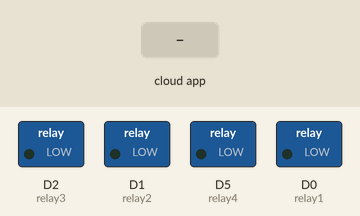
Simulated run of this sketch. Board: ESP8266 (NodeMCU). On the bench: switched loads named in the sketch (green lamp = pin HIGH). The inputs (shaded band) are chosen by the test bench. WiFi joins after 1.5 s; servers stay silent unless stated; the Firebase database answers and starts empty; what the sketch prints to the serial monitor is not drawn.

Above: at 2.7 s.
2.8 s: the phone or cloud app sets relay1 to 1
At 4.8 s:
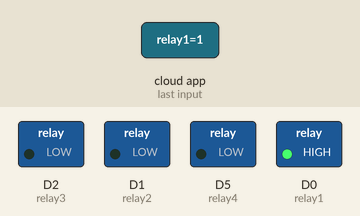
5.1 s: the phone or cloud app sets relay2 to 1
At 7.0 s:
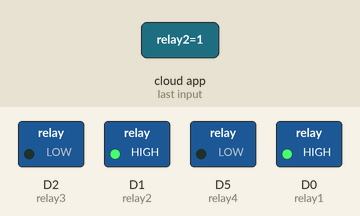
7.3 s: the phone or cloud app sets relay3 to 1
At 8.3 s:
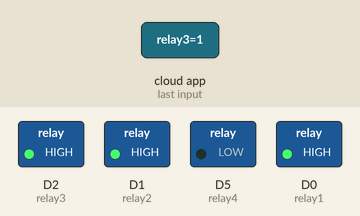
9.4 s: the phone or cloud app sets relay4 to 1
At 10.6 s:
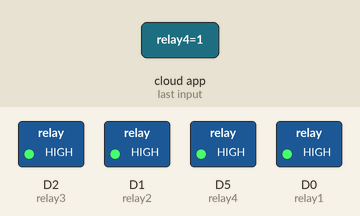
11.6 s: the phone or cloud app sets relay1 to 0
At 12.4 s:
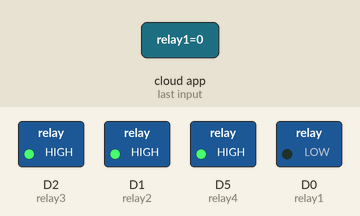
13.1 s: the phone or cloud app sets relay2 to 0
At 14.7 s:
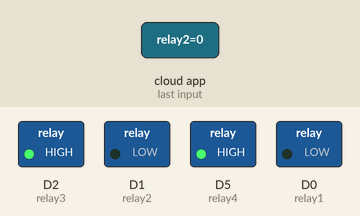
Timing chart, 0 to 16.2 s (numbered marks = the images above; inputs shaded):
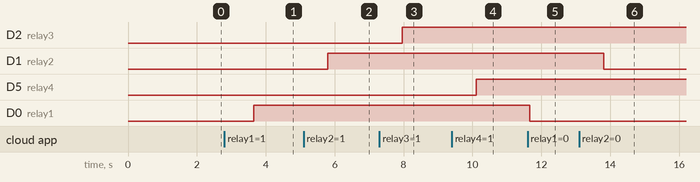

Measured:
- after the input at 2.8 s, D0 (relay1): LOW → HIGH after 0.85 s
- after the input at 5.1 s, D1 (relay2): LOW → HIGH after 0.71 s
- after the input at 7.3 s, D2 (relay3): LOW → HIGH after 0.66 s
- after the input at 9.4 s, D5 (relay4): LOW → HIGH after 0.71 s
- after the input at 11.6 s, D0 (relay1): HIGH → LOW after 0.06 s
- after the input at 13.1 s, D1 (relay2): HIGH → LOW after 0.71 s

The sketch:

HomeAutomation.ino
```cpp
//needed for library
#include <DNSServer.h>
#include <ESP8266WebServer.h>
#include <WiFiManager.h>         //https://github.com/tzapu/WiFiManager
#include "HOME_IOT.h" //Include the HOME_IOT Header File
//1. Include Firebase ESP8266 library (this library)
//https://github.com/mobizt/Firebase-ESP8266
#include "FirebaseESP8266.h"

//2. Include ESP8266WiFi.h and must be included after FirebaseESP8266.h
#include <ESP8266WiFi.h>

//3. Declare the Firebase Data object in the global scope
FirebaseData firebaseData;

//Copy and Paste your IOT_TOKEN below
String IOT_TOKEN = "UrxsqoMRrOQXXivJaoFkMJfbWYT2";
//Paste or write you project Name (case sensitive)
String PROJECT_NAME = "myroom";
String path = "/projects/"+IOT_TOKEN+"/Home Automation 4 Switch/"+PROJECT_NAME+"/";


////////////Decalare Sensors PINS/////////////////
int relay1 = D0;
int relay2 = D1;
int relay3 = D2;
int relay4 = D5;
int counter = 0;

void setup() {
  // put your setup code here, to run once:
// put your setup code here, to run once:
  Serial.begin(9600);
  pinMode(relay1,OUTPUT);
  pinMode(relay2,OUTPUT);
  pinMode(relay3,OUTPUT);
  pinMode(relay4,OUTPUT);


  WiFiManager wifiManager;
  wifiManager.autoConnect("IOT-HACK");
  Serial.println("connected...yeey :)");
  Firebase.begin(FIREBASE_HOST, FIREBASE_AUTH);
}

void loop() {
  // put your main code here, to run repeatedly:
  ///Check For the Relay 1
  if (Firebase.getInt(firebaseData, path+"relay1")) {

    if (firebaseData.dataType() == "int") {
      digitalWrite(relay1,firebaseData.intData());
    }

  } else {
    Serial.println(firebaseData.errorReason());
  }
  ///Check For the Relay 2
  if (Firebase.getInt(firebaseData, path+"relay2")) {

    if (firebaseData.dataType() == "int") {
      digitalWrite(relay2,firebaseData.intData());
    }

  } else {
    Serial.println(firebaseData.errorReason());
  }
  ///Check For the Relay 3
  if (Firebase.getInt(firebaseData, path+"relay3")) {

    if (firebaseData.dataType() == "int") {
      digitalWrite(relay3,firebaseData.intData());
    }

  } else {
    Serial.println(firebaseData.errorReason());
  }
  ///Check For the Relay 4
  if (Firebase.getInt(firebaseData, path+"relay4")) {

    if (firebaseData.dataType() == "int") {
      digitalWrite(relay4,firebaseData.intData());
    }

  } else {
    Serial.println(firebaseData.errorReason());
  }
  ////////////Run The Counter/////////////////////////
  if (Firebase.getInt(firebaseData, path+"runcounter")) {

    if (firebaseData.dataType() == "int") {
      counter = firebaseData.intData();
      if(counter == 1) counter = 0;else counter = 1;
      if(Firebase.setInt(firebaseData,path+"runcounter",counter)){}
      else{Serial.println(firebaseData.errorReason());}
       }

     } else {
    Serial.println(firebaseData.errorReason());
  }
  delay(100);

}
```

HOME_IOT.h
```cpp
#ifndef HOME_IOT_H
#define HOME_IOT_H
#include <Arduino.h>

#define FIREBASE_HOST "iottutorial-6b5f9.firebaseio.com"
#define FIREBASE_AUTH "PEWTR2OavX5MOi3StwSJmAXuhkcki5SyW5TgyYYq"

#endif
```
